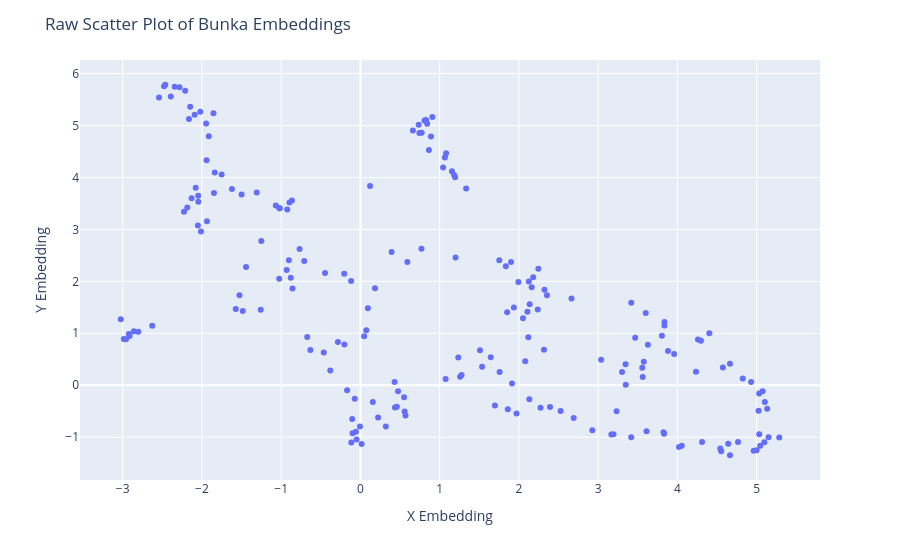

Notebook source saved alongside this figure:
### Code cell
bunka.fig_embeddings

### Figure 1 — Plotly figure (JSON) as saved in the notebook; plotly's stock layout.template omitted (floating-point values rounded to 4 significant figures; data arrays with more than 128 entries replaced by an {"elided": "..."} marker saying what was removed)
{"data": [{"customdata": {"elided": "200x1 str values"}, "hovertemplate": "x=%{x}<br>y=%{y}<br>bunka_docs=%{customdata[0]}<extra></extra>", "legendgroup": "", "marker": {"color": "#636efa", "symbol": "circle"}, "mode": "markers", "name": "", "orientation": "v", "showlegend": false, "type": "scatter", "x": {"elided": "200 float values"}, "xaxis": "x", "y": {"elided": "200 float values"}, "yaxis": "y"}], "layout": {"hovermode": "closest", "legend": {"tracegroupgap": 0}, "margin": {"t": 60}, "title": {"text": "Raw Scatter Plot of Bunka Embeddings"}, "xaxis": {"anchor": "y", "domain": [0, 1], "title": {"text": "X Embedding"}}, "yaxis": {"anchor": "x", "domain": [0, 1], "title": {"text": "Y Embedding"}}}}
